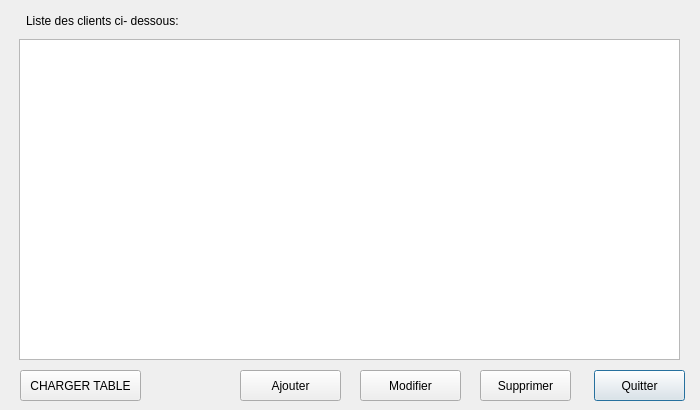
<?xml version="1.0" encoding="UTF-8"?>
<ui version="4.0">
 <class>Client</class>
 <widget class="QDialog" name="Client">
  <property name="geometry">
   <rect>
    <x>0</x>
    <y>0</y>
    <width>700</width>
    <height>410</height>
   </rect>
  </property>
  <property name="windowTitle">
   <string>Dialog</string>
  </property>
  <widget class="QWidget" name="verticalLayoutWidget">
   <property name="geometry">
    <rect>
     <x>19</x>
     <y>39</y>
     <width>661</width>
     <height>321</height>
    </rect>
   </property>
   <layout class="QVBoxLayout" name="verticalLayout">
    <item>
     <widget class="QTableView" name="tableView"/>
    </item>
   </layout>
  </widget>
  <widget class="QPushButton" name="m_quitter">
   <property name="geometry">
    <rect>
     <x>594</x>
     <y>370</y>
     <width>91</width>
     <height>31</height>
    </rect>
   </property>
   <property name="text">
    <string>Quitter</string>
   </property>
  </widget>
  <widget class="QPushButton" name="m_deleteButton">
   <property name="geometry">
    <rect>
     <x>480</x>
     <y>370</y>
     <width>91</width>
     <height>31</height>
    </rect>
   </property>
   <property name="text">
    <string>Supprimer</string>
   </property>
  </widget>
  <widget class="QPushButton" name="m_updateButton">
   <property name="geometry">
    <rect>
     <x>360</x>
     <y>370</y>
     <width>101</width>
     <height>31</height>
    </rect>
   </property>
   <property name="text">
    <string>Modifier</string>
   </property>
  </widget>
  <widget class="QPushButton" name="m_loadTable">
   <property name="geometry">
    <rect>
     <x>20</x>
     <y>370</y>
     <width>121</width>
     <height>31</height>
    </rect>
   </property>
   <property name="text">
    <string>CHARGER TABLE</string>
   </property>
  </widget>
  <widget class="QPushButton" name="m_addButton">
   <property name="geometry">
    <rect>
     <x>240</x>
     <y>370</y>
     <width>101</width>
     <height>31</height>
    </rect>
   </property>
   <property name="text">
    <string>Ajouter</string>
   </property>
  </widget>
  <widget class="QLabel" name="label">
   <property name="geometry">
    <rect>
     <x>26</x>
     <y>10</y>
     <width>171</width>
     <height>21</height>
    </rect>
   </property>
   <property name="text">
    <string>Liste des clients ci- dessous:</string>
   </property>
  </widget>
 </widget>
 <resources/>
 <connections>
  <connection>
   <sender>m_quitter</sender>
   <signal>clicked()</signal>
   <receiver>Client</receiver>
   <slot>close()</slot>
   <hints>
    <hint type="sourcelabel">
     <x>644</x>
     <y>385</y>
    </hint>
    <hint type="destinationlabel">
     <x>693</x>
     <y>361</y>
    </hint>
   </hints>
  </connection>
 </connections>
</ui>
